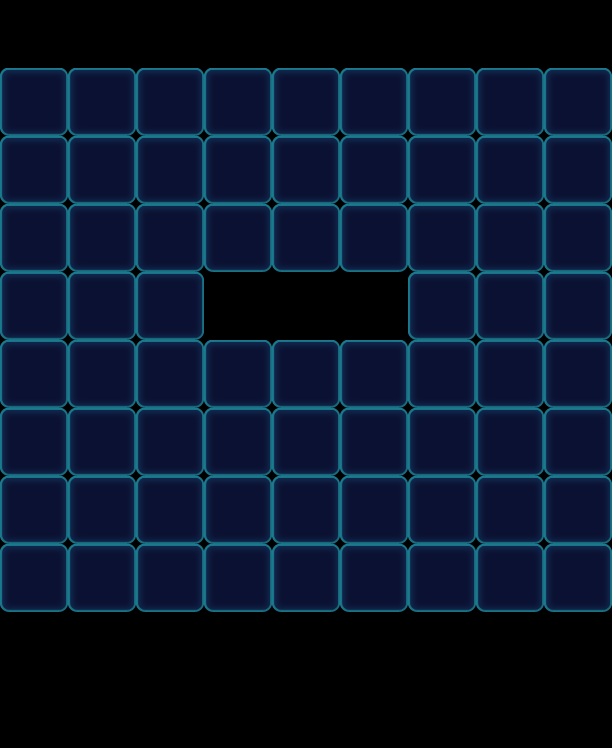

Below is a game level as drawn by its tile map, then a one-line description and the .tmx that defines it (tile-layer data replaced by summaries):
An orthogonal 9x11 tile map with 68x68 px tiles, 1 tile layer (Valid), 2 tilesets and 41 objects (19x Stone, 12x Factory_Normal, 9x Ice, Monster).

<map version="1.0" orientation="orthogonal" width="9" height="11" tilewidth="68" tileheight="68">
 <tileset firstgid="1" name="game_grid1" tilewidth="68" tileheight="68">
  <image source="game_grid1.png" width="68" height="68" />
 </tileset>
 <tileset firstgid="2" name="map" tilewidth="68" tileheight="68">
  <image source="map.png" width="1024" height="1024" />
 </tileset>
 <layer name="Valid" width="9" height="11">
  <data>[99 cells, 69 non-empty, 1 distinct tile ids]</data>
 </layer>
 <objectgroup name="BottomObj" width="9" height="11" />
 <objectgroup name="MiddleObj" width="9" height="11">
  <object name="75" type="Monster" gid="17" x="272" y="476">
   <properties>
    <property name="Color" value="Purple" />
   </properties>
  </object>
 </objectgroup>
 <objectgroup color="#000000" name="TopObj" width="9" height="11">
  <object name="10" type="Factory_Normal" x="0" y="0" width="68" height="68">
   <properties>
    <property name="FactoryColorsConfig" value="Blue,Green,Yellow,Orange,Pink" />
   </properties>
  </object>
  <object name="Ice" type="Ice" x="204" y="408" width="68" height="68">
   <properties>
    <property name="Layers" value="3" />
   </properties>
  </object>
  <object name="Ice" type="Ice" x="204" y="340" width="68" height="68">
   <properties>
    <property name="Layers" value="3" />
   </properties>
  </object>
  <object name="Ice" type="Ice" x="204" y="476" width="68" height="68">
   <properties>
    <property name="Layers" value="3" />
   </properties>
  </object>
  <object name="Ice" type="Ice" x="272" y="340" width="68" height="68">
   <properties>
    <property name="Layers" value="3" />
   </properties>
  </object>
  <object name="Ice" type="Ice" x="272" y="476" width="68" height="68">
   <properties>
    <property name="Layers" value="3" />
   </properties>
  </object>
  <object name="Ice" type="Ice" x="340" y="340" width="68" height="68">
   <properties>
    <property name="Layers" value="3" />
   </properties>
  </object>
  <object name="Ice" type="Ice" x="340" y="408" width="68" height="68">
   <properties>
    <property name="Layers" value="3" />
   </properties>
  </object>
  <object name="Ice" type="Ice" x="340" y="476" width="68" height="68">
   <properties>
    <property name="Layers" value="3" />
   </properties>
  </object>
  <object name="Stone" type="Stone" gid="34" x="136" y="544">
   <properties>
    <property name="Layers" value="1" />
   </properties>
  </object>
  <object name="Stone" type="Stone" gid="34" x="68" y="544">
   <properties>
    <property name="Layers" value="1" />
   </properties>
  </object>
  <object name="Stone" type="Stone" gid="34" x="0" y="544">
   <properties>
    <property name="Layers" value="1" />
   </properties>
  </object>
  <object name="Stone" type="Stone" gid="34" x="476" y="544">
   <properties>
    <property name="Layers" value="1" />
   </properties>
  </object>
  <object name="Stone" type="Stone" gid="34" x="408" y="544">
   <properties>
    <property name="Layers" value="1" />
   </properties>
  </object>
  <object name="Stone" type="Stone" gid="34" x="544" y="544">
   <properties>
    <property name="Layers" value="1" />
   </properties>
  </object>
  <object name="Stone" type="Stone" gid="34" x="136" y="612">
   <properties>
    <property name="Layers" value="1" />
   </properties>
  </object>
  <object name="Stone" type="Stone" gid="34" x="0" y="612">
   <properties>
    <property name="Layers" value="1" />
   </properties>
  </object>
  <object name="Stone" type="Stone" gid="34" x="408" y="612">
   <properties>
    <property name="Layers" value="1" />
   </properties>
  </object>
  <object name="Stone" type="Stone" gid="34" x="68" y="612">
   <properties>
    <property name="Layers" value="1" />
   </properties>
  </object>
  <object name="Stone" type="Stone" gid="34" x="340" y="612">
   <properties>
    <property name="Layers" value="1" />
   </properties>
  </object>
  <object name="Stone" type="Stone" gid="34" x="272" y="612">
   <properties>
    <property name="Layers" value="1" />
   </properties>
  </object>
  <object name="Stone" type="Stone" gid="34" x="204" y="612">
   <properties>
    <property name="Layers" value="1" />
   </properties>
  </object>
  <object name="Stone" type="Stone" gid="34" x="476" y="612">
   <properties>
    <property name="Layers" value="1" />
   </properties>
  </object>
  <object name="Stone" type="Stone" gid="34" x="544" y="612">
   <properties>
    <property name="Layers" value="1" />
   </properties>
  </object>
  <object name="Ice" type="Ice" x="272" y="408" width="68" height="68">
   <properties>
    <property name="Layers" value="3" />
   </properties>
  </object>
  <object name="Stone" type="Stone" gid="34" x="408" y="408">
   <properties>
    <property name="Layers" value="1" />
   </properties>
  </object>
  <object name="Stone" type="Stone" gid="34" x="136" y="408">
   <properties>
    <property name="Layers" value="1" />
   </properties>
  </object>
  <object name="10" type="Factory_Normal" x="68" y="0" width="68" height="68">
   <properties>
    <property name="FactoryColorsConfig" value="Blue,Green,Yellow,Orange,Pink" />
   </properties>
  </object>
  <object name="10" type="Factory_Normal" x="136" y="0" width="68" height="68">
   <properties>
    <property name="FactoryColorsConfig" value="Blue,Green,Yellow,Orange,Pink" />
   </properties>
  </object>
  <object name="10" type="Factory_Normal" x="204" y="0" width="68" height="68">
   <properties>
    <property name="FactoryColorsConfig" value="Blue,Green,Yellow,Orange,Pink" />
   </properties>
  </object>
  <object name="10" type="Factory_Normal" x="272" y="0" width="68" height="68">
   <properties>
    <property name="FactoryColorsConfig" value="Blue,Green,Yellow,Orange,Pink" />
   </properties>
  </object>
  <object name="10" type="Factory_Normal" x="340" y="0" width="68" height="68">
   <properties>
    <property name="FactoryColorsConfig" value="Blue,Green,Yellow,Orange,Pink" />
   </properties>
  </object>
  <object name="10" type="Factory_Normal" x="408" y="0" width="68" height="68">
   <properties>
    <property name="FactoryColorsConfig" value="Blue,Green,Yellow,Orange,Pink" />
   </properties>
  </object>
  <object name="10" type="Factory_Normal" x="476" y="0" width="68" height="68">
   <properties>
    <property name="FactoryColorsConfig" value="Blue,Green,Yellow,Orange,Pink" />
   </properties>
  </object>
  <object name="10" type="Factory_Normal" x="544" y="0" width="68" height="68">
   <properties>
    <property name="FactoryColorsConfig" value="Blue,Green,Yellow,Orange,Pink" />
   </properties>
  </object>
  <object name="10" type="Factory_Normal" x="204" y="272" width="68" height="68">
   <properties>
    <property name="FactoryColorsConfig" value="Blue,Green,Yellow,Orange,Pink" />
   </properties>
  </object>
  <object name="10" type="Factory_Normal" x="272" y="272" width="68" height="68">
   <properties>
    <property name="FactoryColorsConfig" value="Blue,Green,Yellow,Orange,Pink" />
   </properties>
  </object>
  <object name="10" type="Factory_Normal" x="340" y="272" width="68" height="68">
   <properties>
    <property name="FactoryColorsConfig" value="Blue,Green,Yellow,Orange,Pink" />
   </properties>
  </object>
  <object name="Stone" type="Stone" gid="34" x="408" y="476">
   <properties>
    <property name="Layers" value="1" />
   </properties>
  </object>
  <object name="Stone" type="Stone" gid="34" x="136" y="476">
   <properties>
    <property name="Layers" value="1" />
   </properties>
  </object>
 </objectgroup>
 <objectgroup color="#00ff00" name="CeilObj" width="9" height="11" />
</map>
